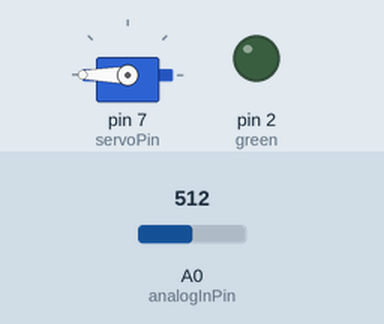
Recording of a sketch running on a simulated Arduino Uno, built with avr-gcc and run on an emulated ATmega328P. Shown: servo, output pins drawn as LEDs (lit = HIGH). Inputs (shaded band) come from the test bench; at power-on: A0 (analogInPin) = 512. Pins used as bus, display or sensor lines are not drawn; what the sketch prints to the serial monitor is not drawn.

Above: at 3.7 s.
3.8 s: A0 (analogInPin) set to 107
5.3 s: A0 (analogInPin) set to 94
At 5.6 s:
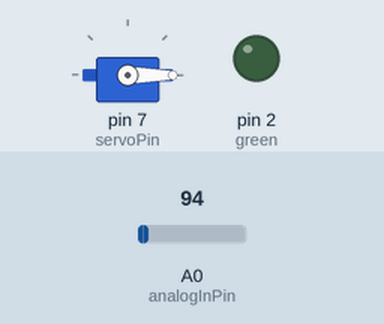
6.8 s: A0 (analogInPin) set to 110
At 7.9 s:
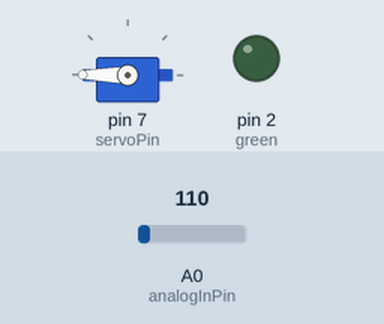
8.3 s: A0 (analogInPin) set to 90
At 8.9 s:
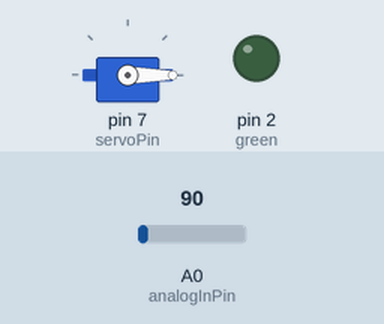
Timing chart, 0 to 10.8 s (numbered marks = the images above; inputs shaded):
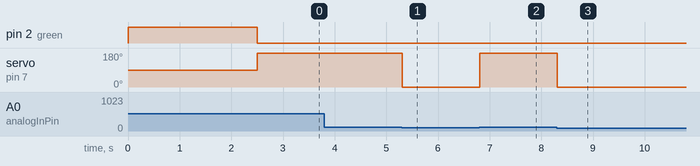

Measured:
- the behaviour switches between 101 and 100 on A0 (analogInPin) (found by bisection; images 0 and 1)
- after the input at 3.8 s, every drawn part: stays the same
- after the input at 5.3 s, servo on pin 7 (servoPin): 180° → 0° at once
- after the input at 6.8 s, servo on pin 7 (servoPin): 0° → 180° at once
- after the input at 8.3 s, servo on pin 7 (servoPin): 180° → 0° at once

The sketch:

A1.ino
```cpp
#include <Servo.h>

#define THRESHOLD 100
#define ButtonPin  0
#define servoPin 7                        //the pin used by the servo motor
Servo servo;

const int analogInPin = A0;               // Analog input pin that the potentiometer is attached to
const int analogOutPin = 5;               // Analog output pin that the LED is attached to
const int red = 1;
const int green = 2;
unsigned char ButtonPressed = 0;
int pos = 0;                             //position of the arm
int sensorValue = 0;
int outputValue = 0;
int count = 0;
unsigned char mode = 0;
int curr;
int lastTickMicros;
int tick = 0;

void setup() {

  //sensor
  pinMode(analogInPin, INPUT);
  //servo to pin defined
  servo.attach(servoPin);
  //LEDs
  pinMode(green, OUTPUT);
  pinMode(red, OUTPUT);
  pinMode(ButtonPin, INPUT);
  Serial.begin(9600);
  //starting
  for(int i = 0; i < 5; i++)
  {
   digitalWrite(green, HIGH);
   digitalWrite(red, HIGH);
   delay(500);
   digitalWrite(green, LOW);
   digitalWrite(red, LOW);
  }
}

void loop() {

  lastTickMicros = curr;
  curr = micros();

  //Serial.println(curr-lastTickMicros);
  // read the analog in value:
  sensorValue = analogRead(analogInPin);

  //detect if the button has been pressed
  ButtonPressed = digitalRead(ButtonPin);
  if(ButtonPressed)
  {
    mode = !mode;
    delay(200);
  }
  Serial.println(ButtonPressed);
  //mode 1
  //standard light gauge mode
  if(mode==0)
  {
    Serial.println("MODE1");
    //if light intesifies go all the way to the rigt
    if(sensorValue > THRESHOLD)
    {
        servo.write(180);
        delay(15);
    }
    //if little/no light go all the way to the left
    else{
        servo.write(0);
        delay(15);
    }
  }

  //mode 2
  //count down timer mode
  else if(mode==1)
  {

    Serial.println("MODE2");
    //start to the right with the green LED on
    pos = 180;
    servo.write(pos);
    digitalWrite(green, HIGH);
    if(sensorValue >= THRESHOLD)
    {
       count++;
       if((curr-lastTickMicros)>1000000)
       {
        tick++;
        count = 0;
        pos = 180 -(6*tick);
        servo.write(pos);
       }
       else if(pos == 0)
       {
         digitalWrite(green, LOW);
         digitalWrite(red, HIGH);
       }
    }

  }
  count = 0;
}
```
